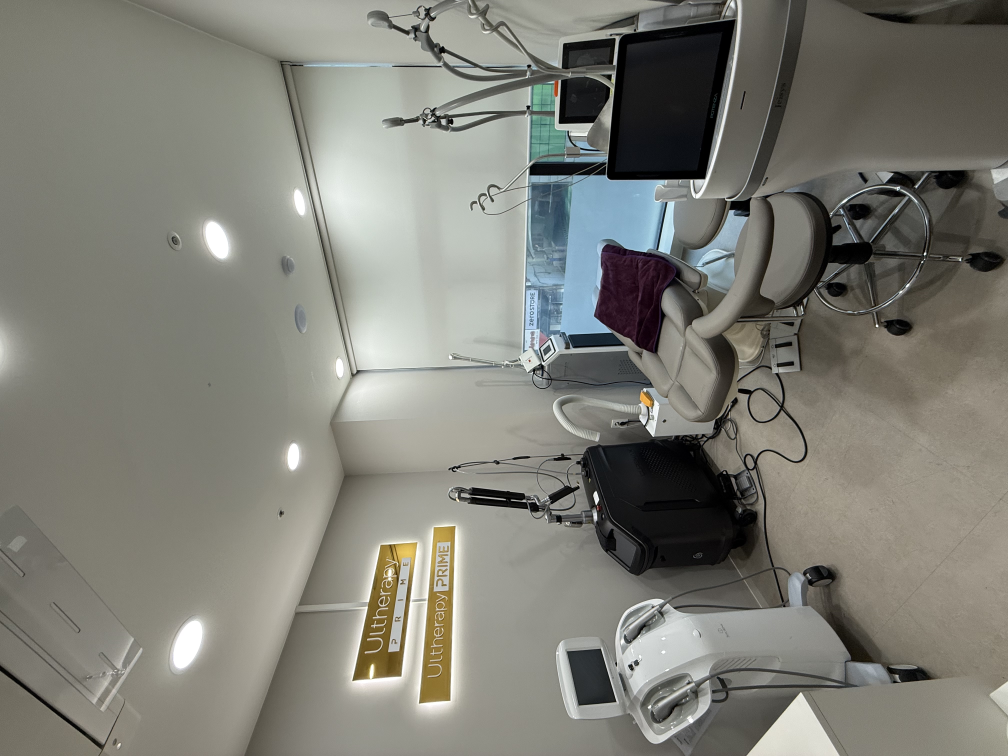
#> input picture 병원 소개/셀로디 피부과/KakaoTalk_20260508_154608544.jpg, 4032 x 3024 px (shown at 1/4 size); its folder holds only this picture in this run
$ python process_clinic_photos.py
#> lines starting #> are read from the running program, lines starting #| are printed output that depends on the picture
"""클리닉 소개 사진 처리 (셀로디 강서점).

- EXIF auto-rotate
- 긴 변 1600px로 리사이즈
- JPEG quality 82
- 출력: 병원 소개 이미지/{clinic_id}/{idx}.jpg
"""
from PIL import Image, ImageOps
from pathlib import Path

ROOT = Path(__file__).parent
SRC = ROOT / '병원 소개' / '셀로디 피부과'
DST_DIR = ROOT / '병원 소개 이미지' / 'celody-gangseo'
DST_DIR.mkdir(parents=True, exist_ok=True)

MAX_LONG = 1600
QUALITY = 82

src_files = sorted(SRC.glob('*.jpg'))
print(f'source files: {len(src_files)}')

for i, src in enumerate(src_files, 1):
    img = Image.open(src)
#> img is the input picture: PIL image 4032x3024 RGB; mean R, G, B 127.1, 126.8, 118.6
    img = ImageOps.exif_transpose(img)  # auto-rotate
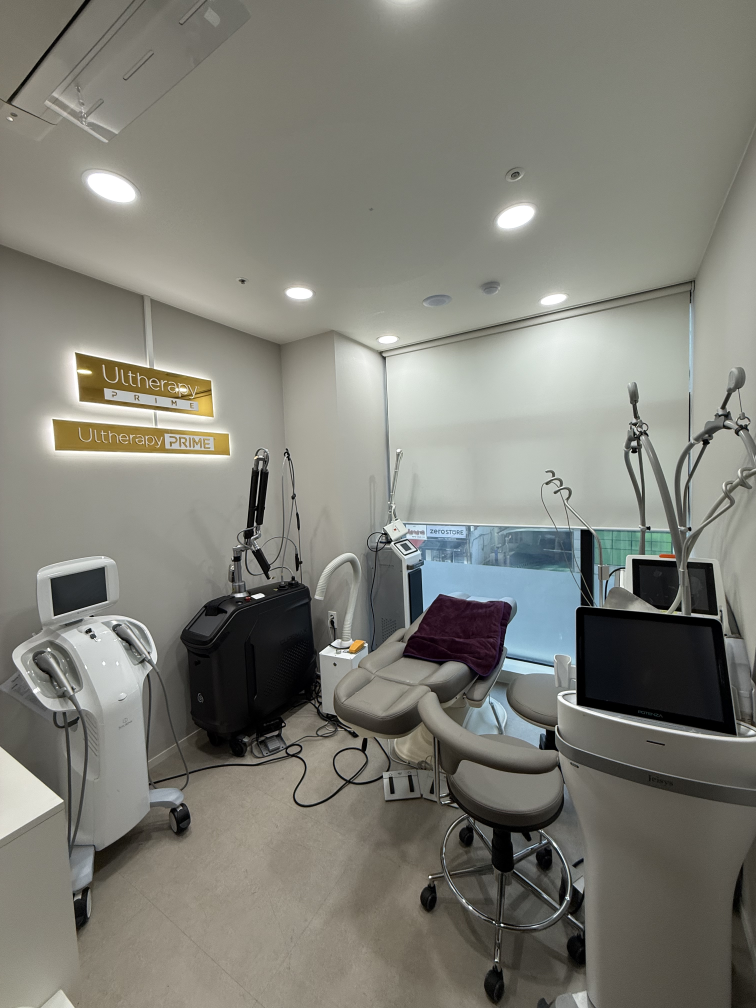
#> img: PIL image 3024x4032 RGB (shown at 1/4 size); mean R, G, B 127.1, 126.8, 118.6
    if img.mode != 'RGB':
        img = img.convert('RGB')
    w, h = img.size
#> w = 3024; h = 4032
    if max(w, h) > MAX_LONG:
        if w >= h:
            new_w = MAX_LONG
            new_h = int(h * MAX_LONG / w)
        else:
            new_h = MAX_LONG
            new_w = int(w * MAX_LONG / h)
#> new_w = 1200
        img = img.resize((new_w, new_h), Image.LANCZOS)
#> img: PIL image 1200x1600 RGB
    out = DST_DIR / f'{i:02d}.jpg'
    img.save(out, 'JPEG', quality=QUALITY, optimize=True, progressive=True)
    print(f'  {out.name}: {img.size}')
#|   01.jpg: (1200, 1600)

print(f'\n→ {DST_DIR}')

$ run again, on 병원 소개/셀로디 피부과/KakaoTalk_20260508_154608544_01.jpg
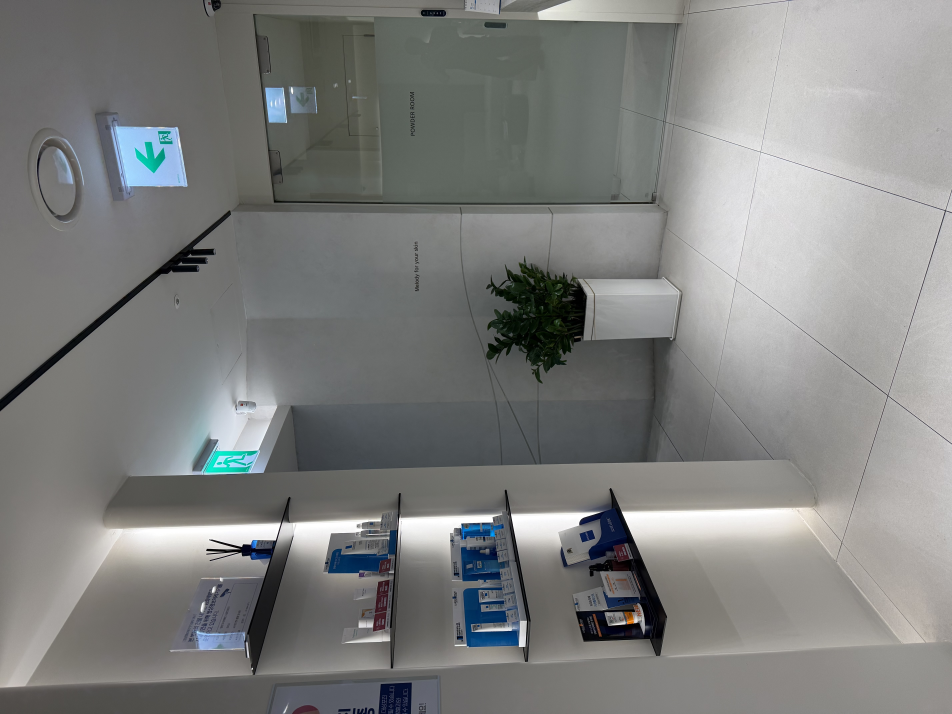
#> input picture 병원 소개/셀로디 피부과/KakaoTalk_20260508_154608544_01.jpg, 5712 x 4284 px (shown at 1/6 size)
#> img is the input picture: PIL image 5712x4284 RGB; mean R, G, B 127.5, 128.7, 127.3
#> `img = ImageOps.exif_transpose(img)`:
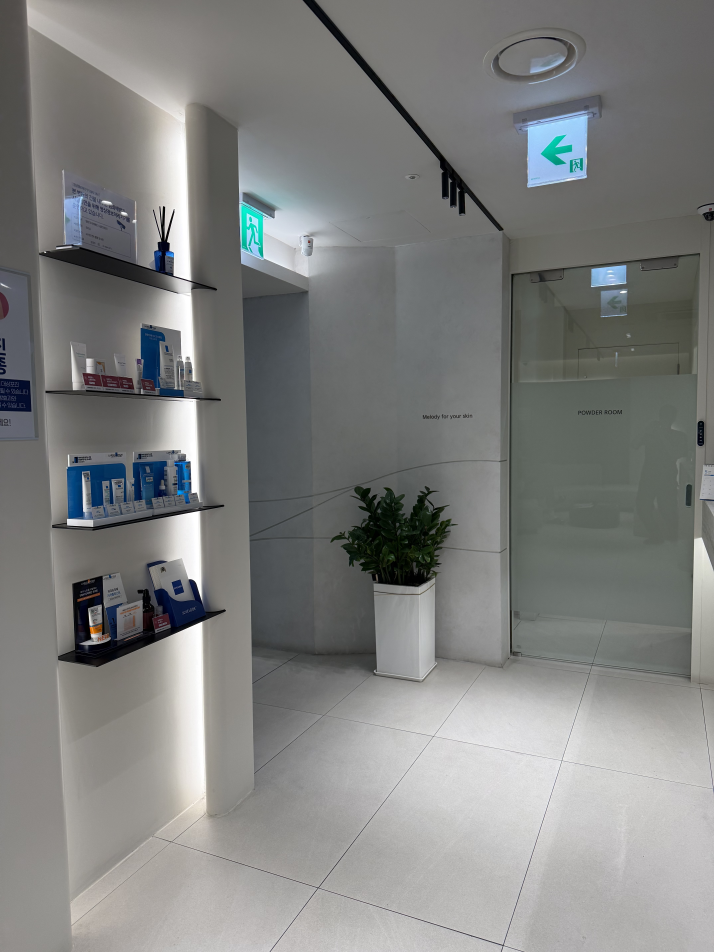
#> img: PIL image 4284x5712 RGB (shown at 1/6 size); mean R, G, B 127.5, 128.7, 127.3
#|   01.jpg: (1200, 1600)

$ run again, on 병원 소개/셀로디 피부과/KakaoTalk_20260508_154608544_06.jpg
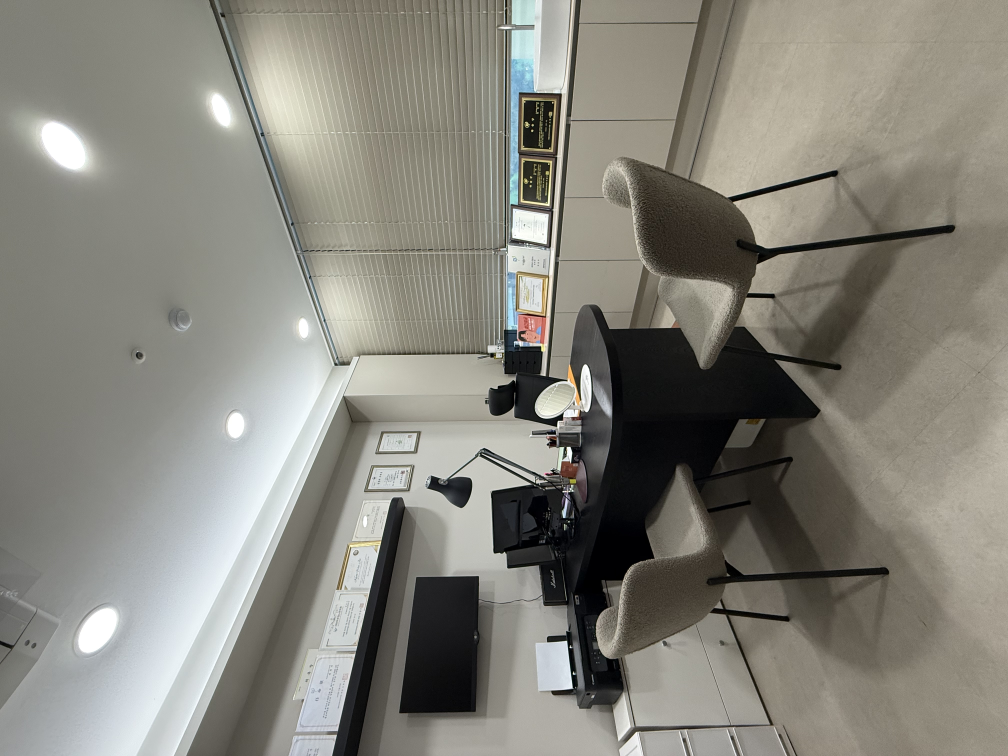
#> input picture 병원 소개/셀로디 피부과/KakaoTalk_20260508_154608544_06.jpg, 4032 x 3024 px (shown at 1/4 size)
#> img is the input picture: PIL image 4032x3024 RGB; mean R, G, B 133.8, 132, 123.4
#> `img = ImageOps.exif_transpose(img)`:
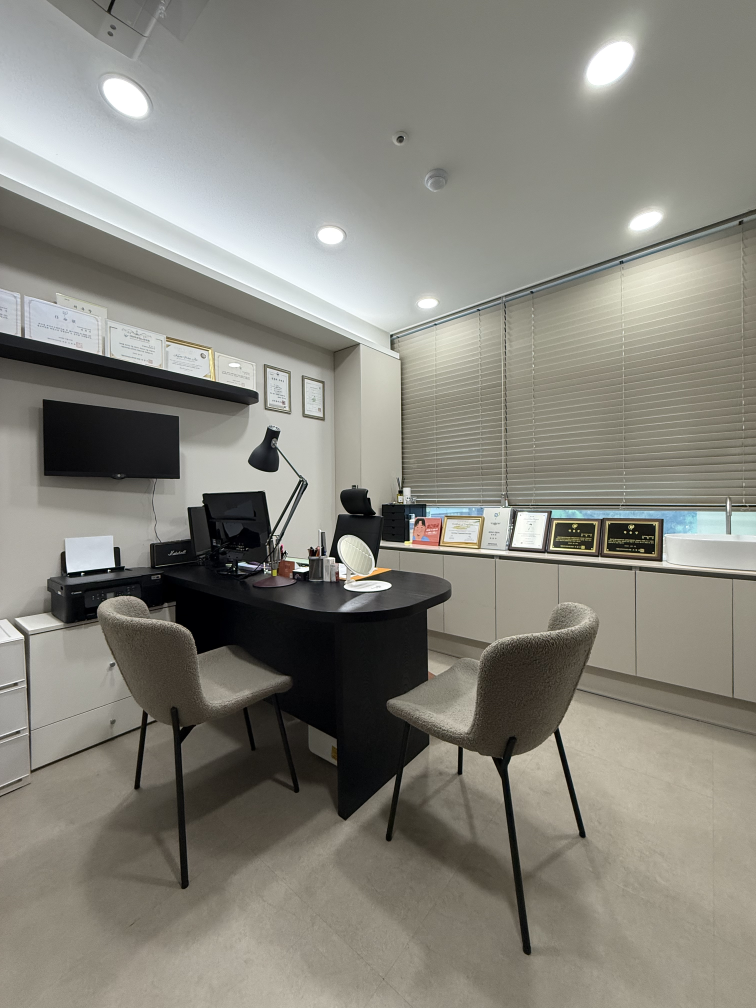
#> img: PIL image 3024x4032 RGB (shown at 1/4 size); mean R, G, B 133.8, 132, 123.4
#|   01.jpg: (1200, 1600)
